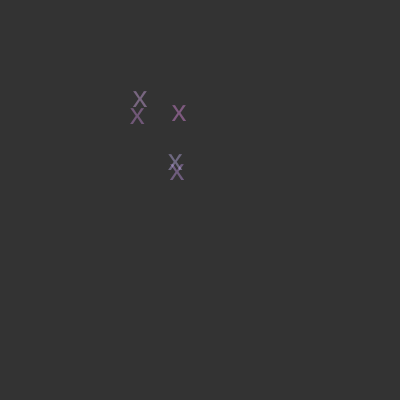
Frame 1 (no input)
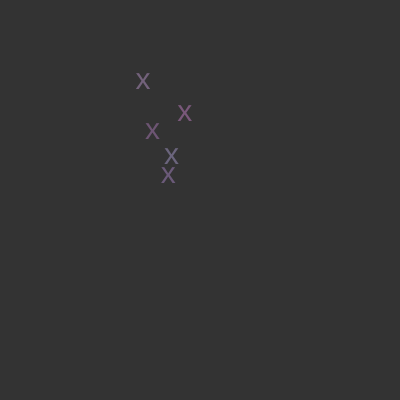
Frame 60 (no input)
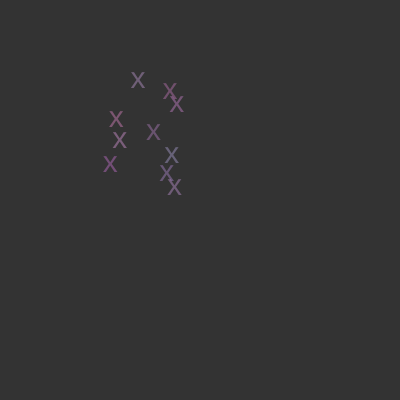
Frame 120 (the mouse pressed at the canvas centre since frame 60)

The p5.js sketch that drew these frames (run headless with seeded random() and noise() and a simulated clock; from frame 60 on, the mouse is pressed at the canvas centre):

// p5.js sketch
// ── sketch.js
var states;
var fishes = [];
function setup() {
  createCanvas(400, 400);
  var current_state = 0;
  states = [
    [0, 1, 1, 2, 1, 0,0,0,0],
    [1, 1, 2, 1, 0, 0,0,0,0],
    [1,2,1,6,0,8,0,0,0],
    [0,1,0,5,6,7,8,0,0],
  ]

}
var last_mils = 0;
var last_state = 0;
let timer = 1000;
function draw(){
  /*var circleX = random(width);
  var circleY = random(height);
  var circleSize = random(10, 100);
  fill(random(255), random(255), random(255));
  
  ellipse(circleX, circleY, circleSize)
  */
  
  if(last_mils - millis() < timer)
  {

    if(last_state < states.length)
      {
        //print(states[last_state])
        for(var j = 0; j<states[last_state].length;j++)
        {
          //print(states[last_state][j])
          for(var k = 0; k<states[last_state][j]; k++)
          {
              fishes.push(new Fish(k, random(100,200),random(100,200)))
          }
        }
        last_mils += timer*2
        last_state+=1
      }

  }
  background(51)
  //print(fishes)
  for(let fish in fishes)
  {
    fishes[fish].move()
  }
  
}
// ── fish.js
class Fish
{
    constructor(state, x, y)
    {
      this.x = x
      this.y = y
      this.state = state
      this.alpha = 100
      this.color = [random(255,200),random(200,125),random(255,200)]
    }
    move()
    {
      fill(this.color[0],this.color[1],this.color[2],this.alpha)
      textSize(30)
      text("x", this.x, this.y)
      
      this.x+=random(-2,2)
      this.y+=random(-2,2)
      if(this.state == 0)
        {
          this.alpha-=0.1
        }
      else{
        this.alpha-=0.1*this.state
      }
      
      noFill()
      if(this.alpha < 0)
        {
          delete this
        }
    }
    nextState()
    {
      this.alpha += 100
    }
}
// ── fishCount.js
class fishCount{
    fishBucket = new Array(9);
    history = new Array();
    days = 0;
    
    constructor(arr, days){
        for(var i = 0; i < 9; i++){
            this.fishBucket[i] = 0
        }

        arr.forEach(element => {
            this.fishBucket[element] += 1
        });
        this.days = days
    }

    getOutput(){
        this.history.push(this.fishBucket.map((x) => x))
        var fishBucket = this.fishBucket
        
        for(var i = 0; i < this.days; i++ ){
            var temp = 0
            temp = fishBucket.map((x) => x)[0]
            for(var j = 0; j < 8; j++){
                fishBucket[j] = fishBucket[j+1]
            }
            fishBucket[8] = (temp)
            fishBucket[6] += (temp)

            this.history.push(fishBucket.map((x) => x))
        }

        return this.history
    }

    getFishCount(day){
        var total = 0
        history[day+1].forEach(fish => {
            total += fish

        })
        console.log("FISH:", total)
    }

}
